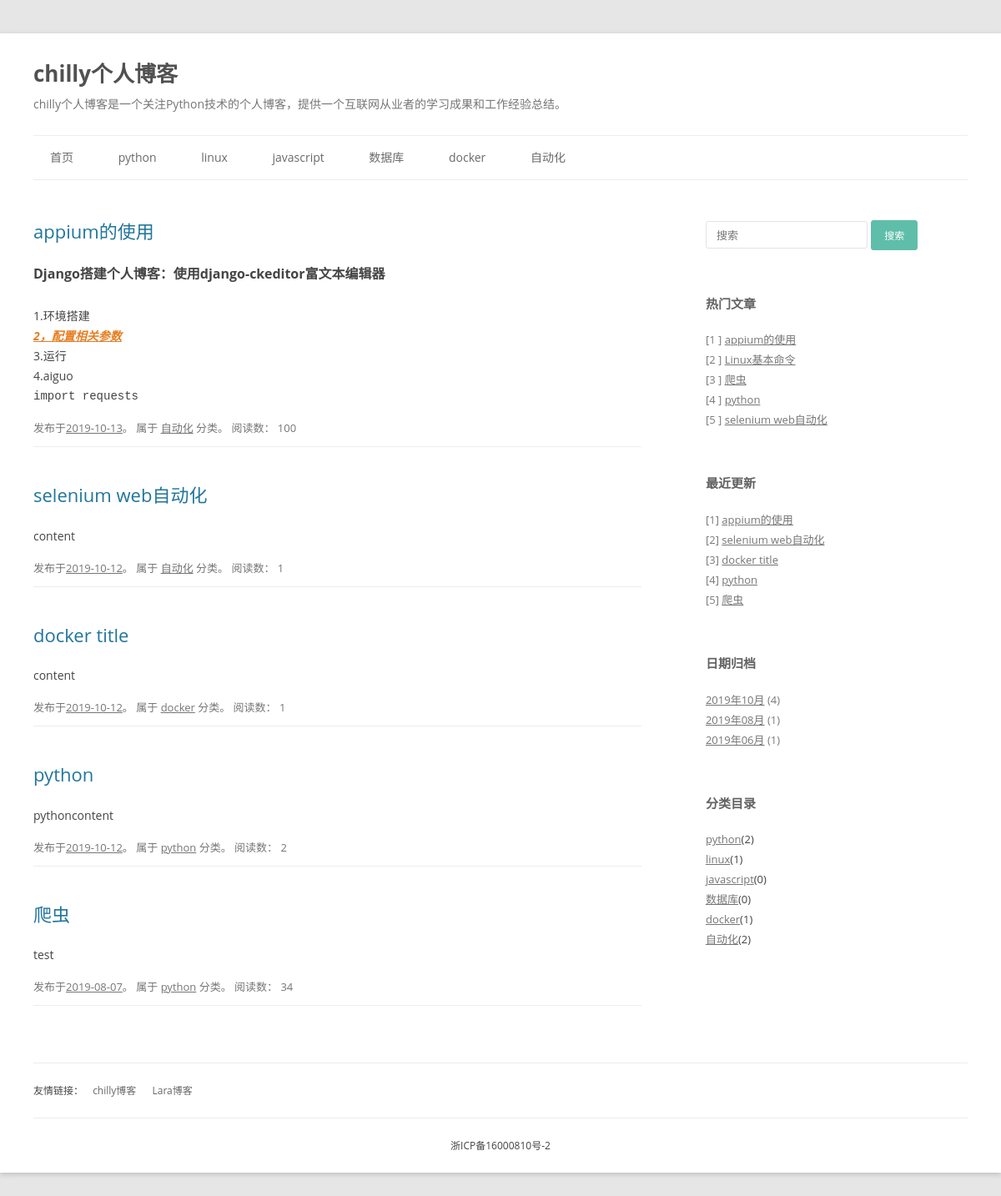
/, run on an earlier commit of the app's database.
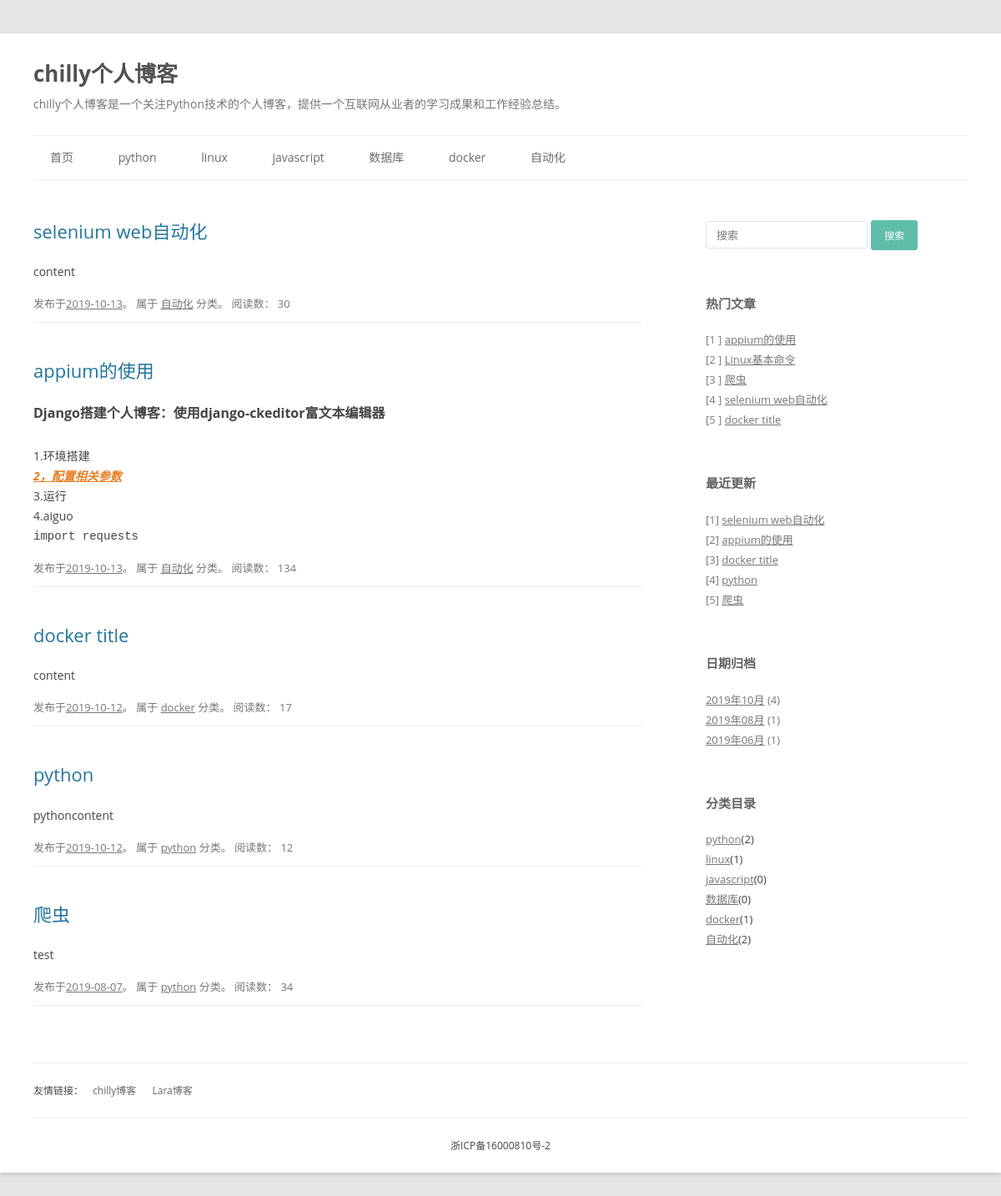
And on a later commit of the database.
### blog/models.py (models this page shows, shortened)
class BlogType(models.Model):
    type_name = models.CharField(max_length = 32, verbose_name = '文章类型')
    class Meta:
        verbose_name = "博文类型"
        verbose_name_plural = "博文类型"
    def __str__(self):
        return self.type_name

class Blog(models.Model):
    title = models.CharField(max_length = 100, verbose_name = '文章标题')
    content = RichTextField(verbose_name = '内容')
    blog_type = models.ForeignKey(BlogType, on_delete = models.CASCADE, verbose_name = '文章类型')
    update_time = models.DateTimeField( verbose_name = '更新时间')
    read_count  = models.IntegerField(default = 0, verbose_name = '文章阅读数')
    class Meta:
        ordering = ('-update_time',)
        verbose_name = "博文"
        verbose_name_plural = "博文"

### blog/views.py (the view)
# urls.py: path('', bv.index, name = 'index'),
def index(request):
    context = {}
    blog_types = BlogType.objects.all()
    context['blog_types'] = blog_types
    context['latest_blogs'] = Blog.objects.all().order_by('-update_time')[:5]
    context['hot_blogs'] = Blog.objects.all().order_by('-read_count', '-update_time')[:5]
    date_count_dict = {}
    blog_dates = Blog.objects.dates('update_time', 'month', order='DESC')
    for blog_date in blog_dates:
        count = Blog.objects.filter(update_time__year=blog_date.year, update_time__month=blog_date.month).count()
        date_count_dict[blog_date] = count
    context['date_count_dict'] = date_count_dict
    return render(request, 'blog/index.html', context)

### blog/templates/blog/index.html (shortened to what this page needs)
{% load static %}
<!DOCTYPE html>
<html lang="zh-CN">
{% include 'blog/header.html' %}
<body class="home blog custom-background custom-font-enabled single-author">
	<div id="page" class="hfeed site">
		<header id="masthead" class="site-header" role="banner">
			{% include 'blog/title.html' %}
			{% include 'blog/nav.html' %}
		</header>
		<div id="main" class="wrapper">
			<div id="primary" class="site-content">
				<div id="content" role="main">
					{% for blog in latest_blogs %}
					<article>
						<header class="entry-header">
							<h1 class="entry-title">
								<a href="{% url 'detail' blog.id %}" title="{{blog.title}}" rel="bookmark">{{blog.title}}</a>
							</h1>
						</header>
						<div class="entry-content">{{blog.content | safe | truncatechars_html:100}}</div>
						<footer class="entry-meta">
							发布于<a href="#" title="{{ blog.update_time | date:"Y-m-d" }}" rel="bookmark"><time class="entry-date" datetime="{{ blog.update_time | date:"Y-m-d" }}">{{ blog.update_time | date:"Y-m-d" }}</time></a>。
							属于 <a href="#" title="查看 {{blog.blog_type}}中的全部文章" rel="category">{{blog.blog_type}}</a> 分类。
							阅读数： {{ blog.read_count }}
						</footer>
					</article>
					{% endfor %}
				</div>
			</div>
			{% include 'blog/aside.html' %}
		</div>
		{% include 'blog/footer.html' %}
	</div>
</body>
</html>

### blog/templates/blog/nav.html (shortened to what this page needs)
<nav id="site-navigation" class="main-navigation" role="navigation">
			<ul class="nav-menu">
				<li><a href="/">首页</a></li>
				{% for type in blog_types %}
					<li>
						<a href="{% url 'type' type.id %}">{{ type.type_name }}</a>
					</li>
				{% endfor %}
            </ul>
		</nav>

### blog/templates/blog/aside.html (shortened to what this page needs)
<div id="secondary" class="widget-area" role="complementary">
            <aside id="search-2" class="widget widget_search">
				<form role="search" id="searchform" action="" method="post">
					<div>
						<input placeholder="搜索" type="text" name="keywords" id="s">
						<input type="submit" class="btn btn-default" id="searchsubmit" value="搜索">
					</div>
				</form>
			</aside>
			<aside id="recent-posts-2" class="widget widget_recent_entries">
				<h3 class="widget-title">热门文章</h3>
				<ul>
					{% for blog in hot_blogs %}
					<li><font style="color:#7a7a7a;">[{{ forloop.counter }} ]</font>&nbsp;<a href="{% url 'detail' blog.id %}" title="{{ blog.title }}">{{ blog.title }}</a></li>
					{% endfor %}
				</ul>
			</aside>
			<aside class="widget widget_recent_entries">
				<h3 class="widget-title">最近更新</h3>
				<ul>
					{% for blog in latest_blogs %}
					<li><font style="color:#7a7a7a;">[{{ forloop.counter }}]</font>&nbsp;<a href="{% url 'detail' blog.id %}" title="{{ blog.title }}">{{ blog.title }}</a></li>
					{% endfor %}
				</ul>
			</aside>
			<aside id="archives-2" class="widget widget_archive">
				<h3 class="widget-title">日期归档</h3>
				<ul>
                    {% for blog_date,count in date_count_dict.items  %}
                    <li><a href="{% url 'date' blog_date.year blog_date.month%}" title="{{ blog_date }}">{{ blog_date | date:"Y年m月"  }}</a>&nbsp;<font style="color:#7a7a7a;">({{count}})</font></li>
                    {% endfor %}
                </ul>
			</aside>
			<aside id="categories-2" class="widget widget_categories">
				<h3 class="widget-title">分类目录</h3>
				<ul>
					{% for type in blog_types %}
						<li class="cat-item cat-item-2"><a href="{% url 'type' type.id %}" title="{{ type.type_name }}">{{ type.type_name }}</a>({{type.blog_set.count}})</li>
					{% endfor %}
				</ul>
			</aside>
</div>

What changed in the data, as far as the page shows it:
no longer on one of the page's lists (row edited): Blog: title "python"
changed Blog "selenium web自动化": update_time "2019-10-12" → "2019-10-13"; read_count "1" → "30"; moves up the list
changed Blog "appium的使用": read_count "100" → "134"
now on one of the page's lists (row edited): Blog: title "docker title"
changed Blog "docker title": read_count "1" → "17"
changed Blog "pythoncontent": read_count "2" → "12"
